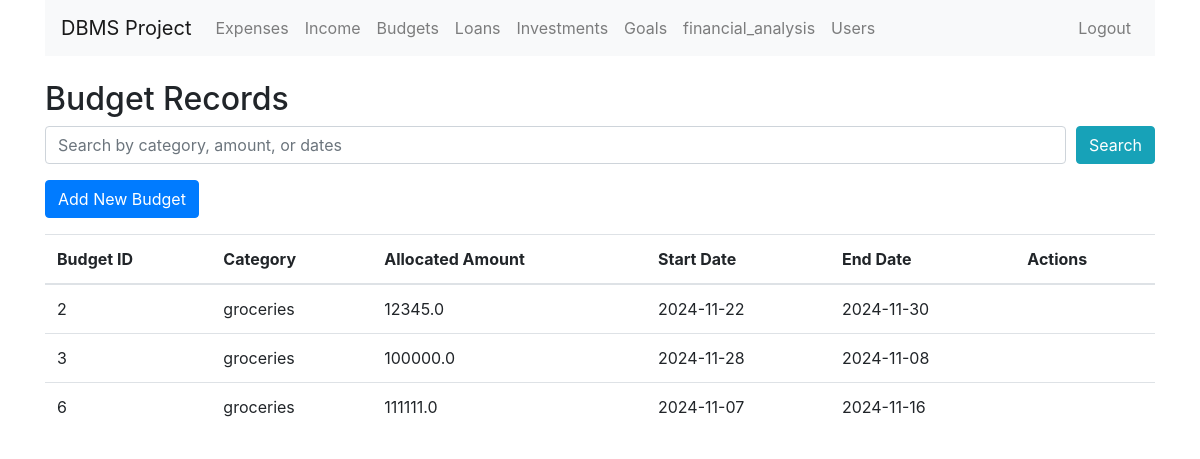
The app's page /budget (signed in) with its own data.
### tables this page shows
CREATE TABLE Budget (
                            budget_id INTEGER PRIMARY KEY AUTOINCREMENT,
                            user_id INTEGER,
                            category TEXT,
                            amount REAL CHECK(amount > 0),
                            start_date DATE,
                            end_date DATE,
                            FOREIGN KEY (user_id) REFERENCES User(user_id)
                        );

### app.py (the view)
@app.route('/budget', methods=['GET'])
@login_required
def view_budget():
    search_query = request.args.get('search', '')
    user_id = session.get('user_id')  # Get the current logged-in user's ID
    role = session.get('role')  # Check the user's role
    conn = get_db_connection()
    if search_query:
        if role == 'Admin':
            query = """
                SELECT * FROM Budget WHERE category LIKE ? OR amount LIKE ?
            """
            budgets = conn.execute(query, ('%' + search_query + '%', '%' + search_query + '%')).fetchall()
        else:
            query = """
                SELECT * FROM Budget WHERE user_id = ? AND (category LIKE ? OR amount LIKE ?)
            """
            budgets = conn.execute(query, (user_id, '%' + search_query + '%', '%' + search_query + '%')).fetchall()
    else:
        if role == 'Admin':
            budgets = conn.execute('SELECT * FROM Budget').fetchall()
        else:
            budgets = conn.execute('SELECT * FROM Budget WHERE user_id = ?', (user_id,)).fetchall()
    conn.close()
    return render_template('view_budget.html', budgets=budgets, search_query=search_query)

### app.py (called while the page is built)
def get_db_connection():
    conn = sqlite3.connect('db.db')
    conn.row_factory = sqlite3.Row
    return conn

def login_required(f):
    @wraps(f)
    def decorated_function(*args, **kwargs):
        if 'user_id' not in session:
            flash('Please log in first.', 'warning')
            return redirect(url_for('login'))
        return f(*args, **kwargs)
    return decorated_function

### templates/view_budget.html (shortened to what this page needs)
{% extends 'base.html' %}
{% block content %}
<h2>Budget Records</h2>
<form method="GET" action="{{ url_for('view_budget') }}" class="mb-3">
    <div class="form-row">
        <div class="col">
            <input type="text" name="search" class="form-control" placeholder="Search by category, amount, or dates" value="{{ search_query }}">
        </div>
        <div class="col-auto">
            <button type="submit" class="btn btn-info">Search</button>
        </div>
    </div>
</form>
<a href="{{ url_for('add_budget') }}" class="btn btn-primary mb-3">Add New Budget</a>
<table class="table">
    <thead>
        <tr>
            <th>Budget ID</th>
            <th>Category</th>
            <th>Allocated Amount</th>
            <th>Start Date</th>
            <th>End Date</th>
            <th>Actions</th>
        </tr>
    </thead>
    <tbody>
        {% for budget in budgets %}
        <tr>
            <td>{{ budget.budget_id }}</td>
            <td>{{ budget.category }}</td>
            <td>{{ budget.amount }}</td>
            <td>{{ budget.start_date }}</td>
            <td>{{ budget.end_date }}</td>
            <td>
            </td>
        </tr>
        {% endfor %}
    </tbody>
</table>
{% endblock %}

### records on screen
Budget: budget_id "2", category "groceries", amount "12345.0", start_date "2024-11-22", end_date "2024-11-30"
Budget: budget_id "3", category "groceries", amount "100000.0", start_date "2024-11-28", end_date "2024-11-08"
Budget: budget_id "6", category "groceries", amount "111111.0", start_date "2024-11-07", end_date "2024-11-16"
